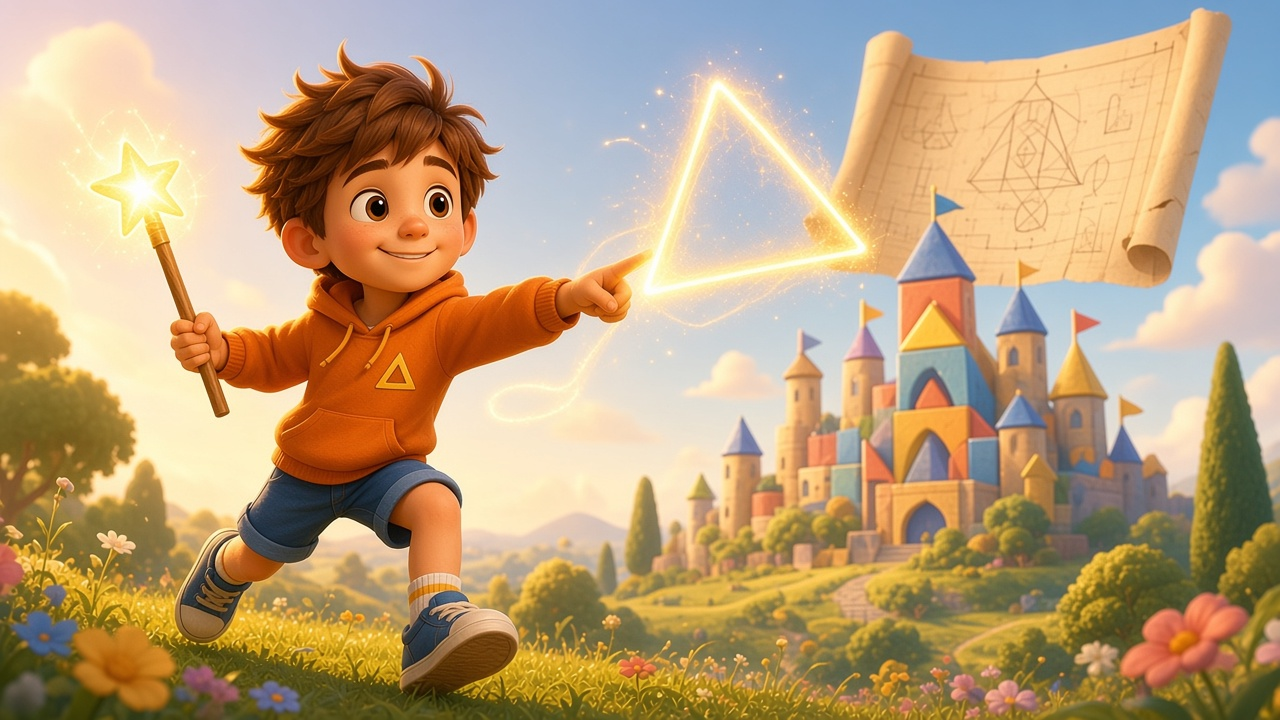
#> input picture refs/v2/dania_keyart.jpg, 1280 x 720 px, found by its file name
$ python sheet4_compose.py
#> lines starting #> are read from the running program, lines starting #| are printed output that depends on the picture
# compose phone sheet 1600x1000 from shots/proto/v4/*.png
from PIL import Image,ImageDraw,ImageFont
D='shots/proto/v4/';W,H=1600,1000;S=Image.new('RGB',(W,H),(250,244,232));d=ImageDraw.Draw(S)
#> after `S = Image.new('RGB', (W, H), (250, 244, 232))`:
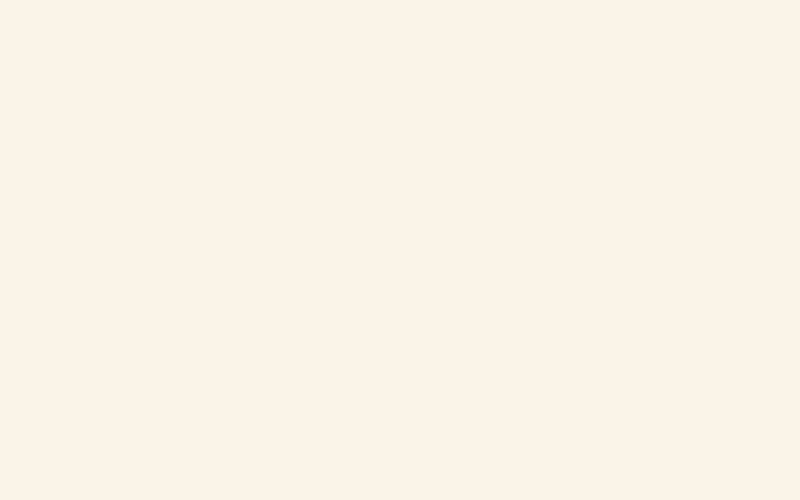
#> S: PIL image 1600x1000 RGB (shown at 1/2 size); mean R, G, B 250, 244, 232
try:F=ImageFont.truetype('/usr/share/fonts/truetype/dejavu/DejaVuSans-Bold.ttf',26)
except:F=None
def fit(im,w,h):
    r=max(w/im.width,h/im.height);im=im.resize((int(im.width*r+.5),int(im.height*r+.5)));x=(im.width-w)//2;y=(im.height-h)//2;return im.crop((x,y,x+w,y+h))
def lab(t,x,y):d.text((x+10,y+6),t,fill='white',font=F,stroke_width=3,stroke_fill='black')
k=Image.open('refs/v2/dania_keyart.jpg').convert('RGB').crop((150,0,650,720));S.paste(fit(k,560,600),(0,0));lab('key art',0,0)
#> after `k = Image.open('refs/v2/dania_keyart.jpg').convert('RGB').crop((150, 0`:
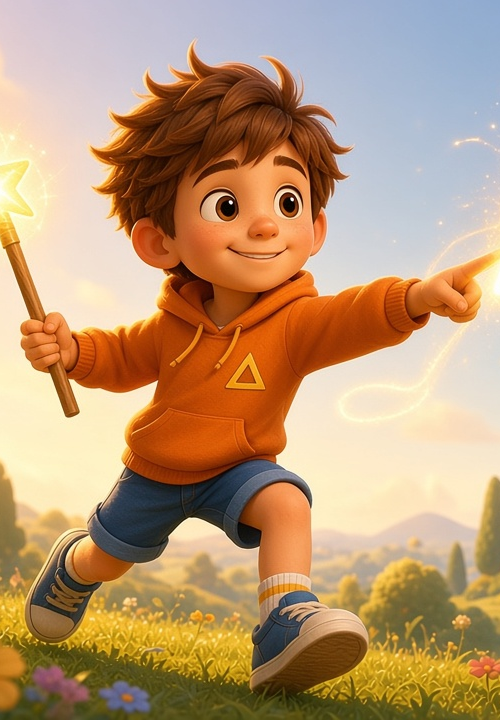
#> k: PIL image 500x720 RGB; mean R, G, B 186.9, 152.4, 116.9
#> in fit, `return im.crop((x, y, x + w, y + h))`:
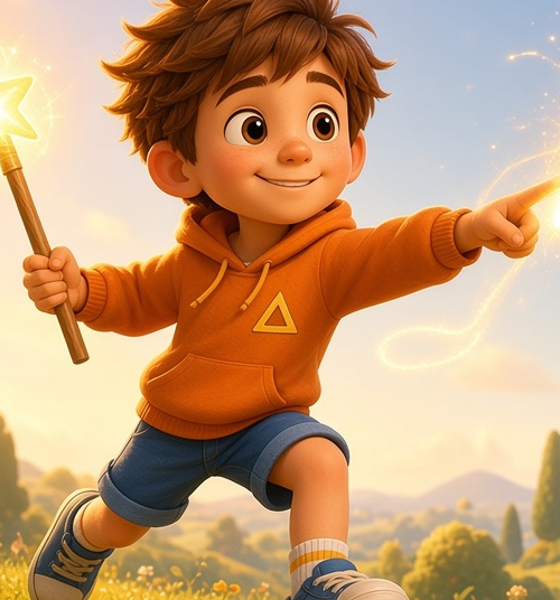
#> returned value: PIL image 560x600 RGB; mean R, G, B 196.5, 155, 117.1
#> after `S.paste(fit(k, 560, 600), (0, 0))`:
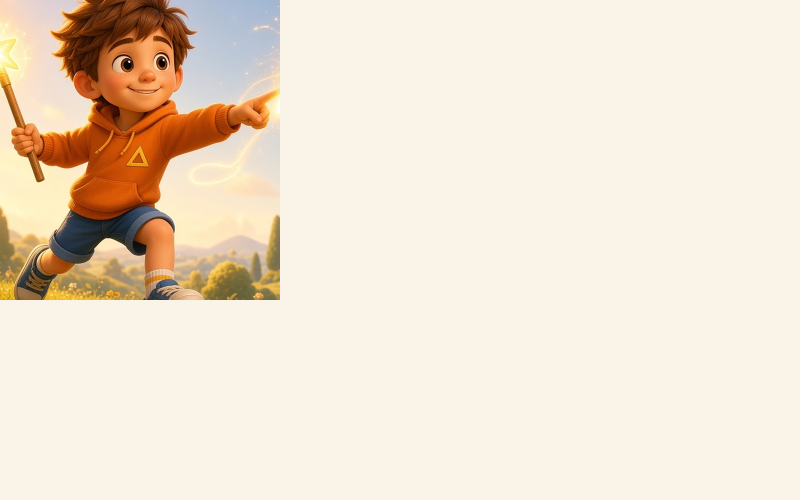
#> S: PIL image 1600x1000 RGB (shown at 1/2 size); mean R, G, B 238.8, 225.3, 207.9
#> (the run stopped early here; a loop or call above may not have finished)
